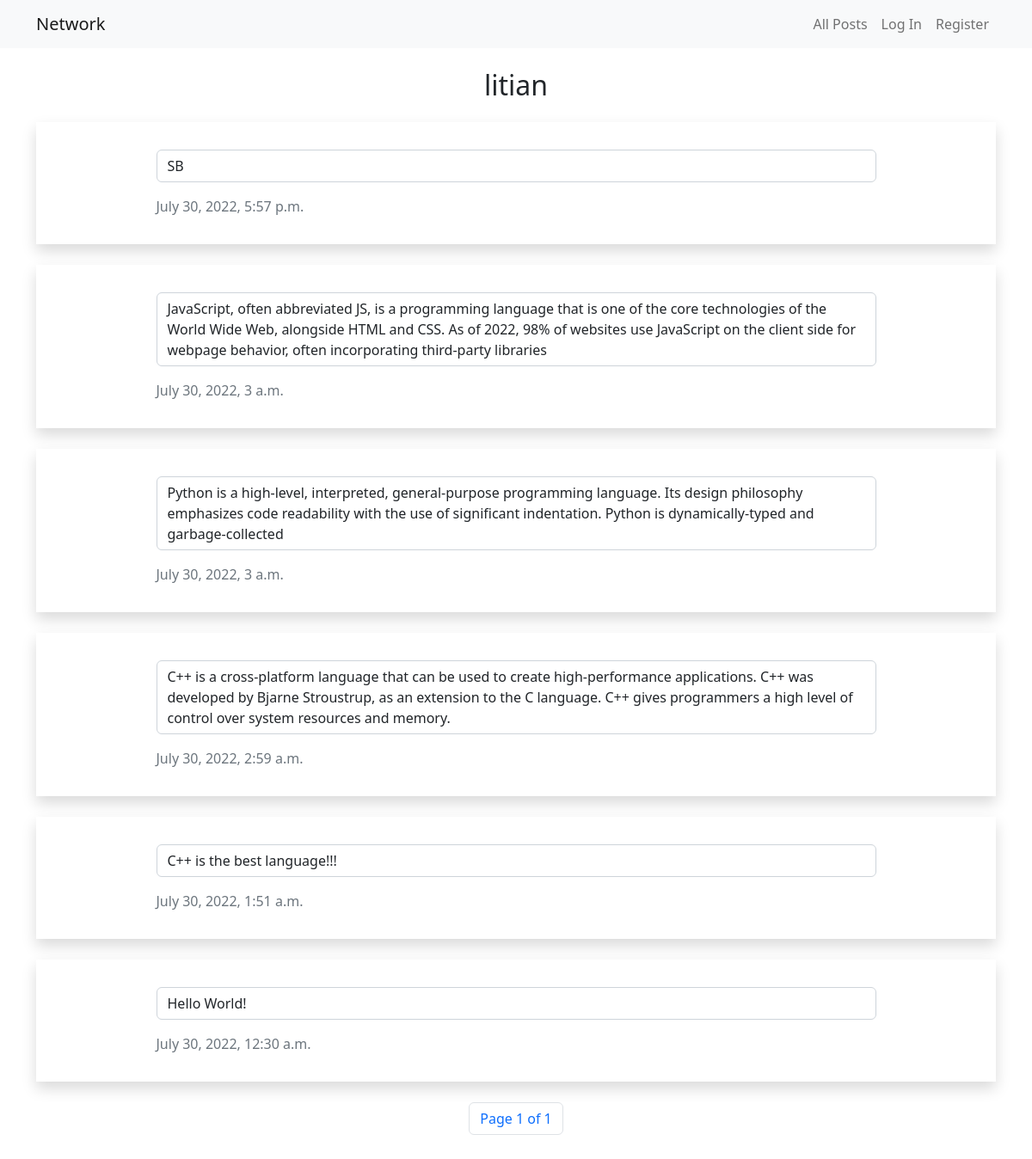
Before: /profile/litian with the older database file.
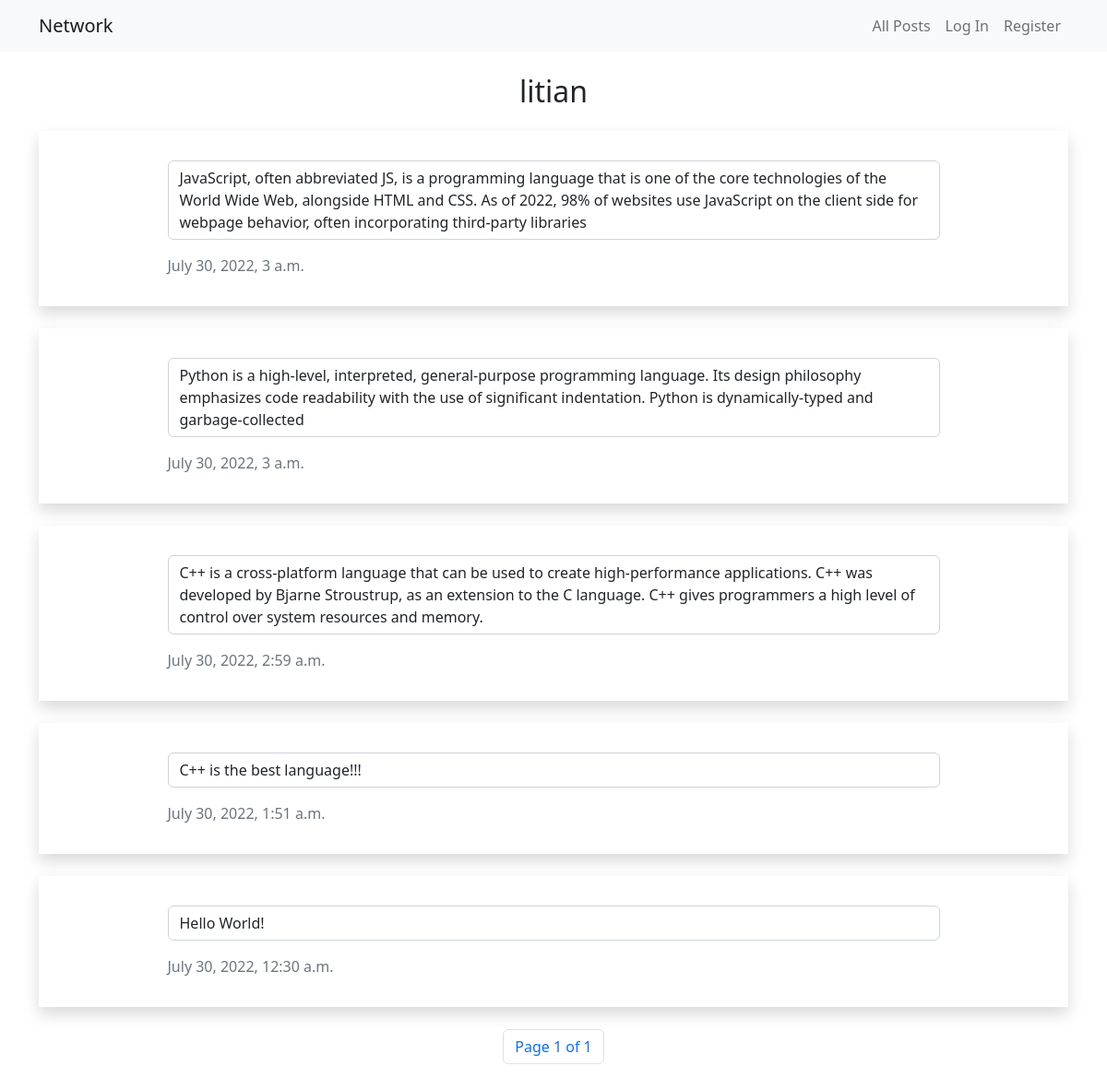
After: the same page with the newer database file.
### network/models.py (models this page shows, shortened)
class User(AbstractUser):
    """ All Users """

class Post(models.Model):
    owner = models.ForeignKey(User, on_delete=models.CASCADE, related_name='posts')
    content = models.TextField()
    likes = models.IntegerField(default=0)
    timestamp = models.DateTimeField(auto_now_add=True)

### network/views.py (the view)
# urls.py: path("profile/<str:username>", views.profile, name="profile"),
def profile(request, username):
    try:
        usr = User.objects.get(username=username)
    except User.DoesNotExist:
        return HttpResponse(status=404)
    is_following = (Follow.objects.filter(user1=request.user, user2=usr)
                    if request.user.is_authenticated
                    else None)
    posts = usr.posts.order_by("-timestamp")
    paginator = Paginator(posts, 10)
    page_number = request.GET.get('page')
    page_obj = paginator.get_page(page_number)
    likes = [like_obj.post for like_obj in usr.liking.all()]
    return render(request, "network/profile.html", {
        "owner": username,
        "posts": page_obj,
        "following": usr.following_others.count(),
        "follower": usr.being_followed.count(),
        "is_following": is_following,
        "likes": likes
    })

### network/templates/network/profile.html (shortened to what this page needs)
{% extends "network/layout.html" %}
{% load static %}
{% block body %}
<h2 class="text-center my-4">{{ owner }}</h2>
{% for post in posts %}
{% if forloop.last %}
<div class="shadow my-4 py-3">
{% else %}
<div class="shadow mt-4 py-3">
{% endif %}
    <div class="w-75 m-auto">
        <p class="form-control mt-3 original-content">{{ post.content }}</p>
        <p class="text-secondary">{{ post.timestamp }}</p>
    </div>
</div>
{% if forloop.last %}
<div class="d-flex justify-content-center align-items-center my-4">
    <nav aria-label="Page navigation example">
        <ul class="pagination">
            <li class="page-item"><a class="page-link" href="#">Page {{ posts.number }} of {{ posts.paginator.num_pages }}</li></a>
        </ul>
    </nav>
</div>
{% endif %}
{% empty %}
<div class="d-flex justify-content-center align-items-center mt-4">
    <h2>No Posts</h2>
</div>
{% endfor %}
{% endblock %}

### network/templates/network/layout.html (shortened to what this page needs)
{% load static %}
<!DOCTYPE html>
<html lang="en">
<head>
    <link href="https://cdn.jsdelivr.net/npm/bootstrap@5.2.0/dist/css/bootstrap.min.css" rel="stylesheet"
>
    <link href="{% static 'network/styles.css' %}" rel="stylesheet">
</head>
<body>
    <nav class="navbar navbar-expand-lg navbar-light bg-light">
        <div class="container">
            <a class="navbar-brand" href="{% url 'index' %}">Network</a>
            <div>
                <ul class="navbar-nav ms-auto">
                    <li class="nav-item">
                        <a class="nav-link" href="{% url 'index' %}">All Posts</a>
                    </li>
                    {% if user.is_authenticated %}
                    <li class="nav-item">
                        <a class="nav-link" href="{% url 'following' %}">Following</a>
                    </li>
                    <li class="nav-item">
                        <a class="nav-link" href="{% url 'logout' %}">Log Out</a>
                    </li>
                    {% else %}
                    <li class="nav-item">
                        <a class="nav-link" href="{% url 'login' %}">Log In</a>
                    </li>
                    <li class="nav-item">
                        <a class="nav-link" href="{% url 'register' %}">Register</a>
                    </li>
                    {% endif %}
                </ul>
            </div>
        </div>
    </nav>
    <div class="body container">
        {% block body %}
        {% endblock %}
    </div>
</body>
</html>

### network/static/network/styles.css (style rules this page uses)
body { overflow-y: scroll !important; }

Changed rows visible on the page:
removed Post: content "SB", timestamp "July 30, 2022, 5:57 p.m."
